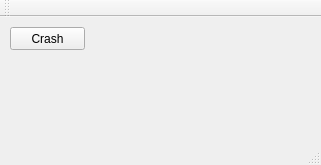
<?xml version="1.0" encoding="UTF-8"?>
<ui version="4.0">
 <class>QtCrashDumperClass</class>
 <widget class="QMainWindow" name="QtCrashDumperClass">
  <property name="geometry">
   <rect>
    <x>0</x>
    <y>0</y>
    <width>321</width>
    <height>165</height>
   </rect>
  </property>
  <property name="windowTitle">
   <string>QtCrashDumper</string>
  </property>
  <widget class="QWidget" name="centralWidget">
   <widget class="QPushButton" name="crashBtn">
    <property name="geometry">
     <rect>
      <x>10</x>
      <y>10</y>
      <width>75</width>
      <height>23</height>
     </rect>
    </property>
    <property name="text">
     <string>Crash</string>
    </property>
   </widget>
  </widget>
  <widget class="QMenuBar" name="menuBar">
   <property name="geometry">
    <rect>
     <x>0</x>
     <y>0</y>
     <width>321</width>
     <height>21</height>
    </rect>
   </property>
  </widget>
  <widget class="QToolBar" name="mainToolBar">
   <attribute name="toolBarArea">
    <enum>TopToolBarArea</enum>
   </attribute>
   <attribute name="toolBarBreak">
    <bool>false</bool>
   </attribute>
  </widget>
  <widget class="QStatusBar" name="statusBar"/>
 </widget>
 <layoutdefault spacing="6" margin="11"/>
 <resources>
  <include location="QtCrashDumper.qrc"/>
 </resources>
 <connections/>
</ui>
